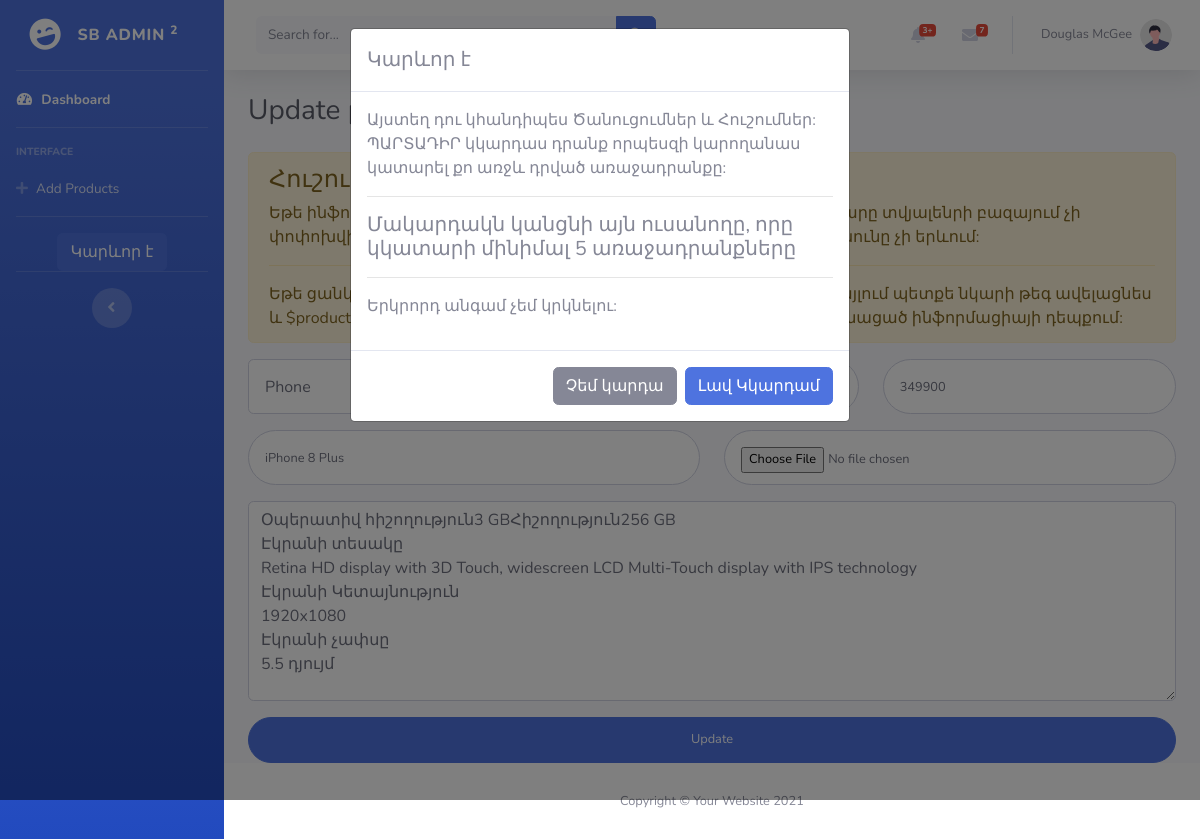
The page /admin/update.php?id=15 on the database its author committed.
### tables this page shows
CREATE TABLE `products` (
  `id` int(11) NOT NULL,
  `type` varchar(255) NOT NULL,
  `name` varchar(255) NOT NULL,
  `model` varchar(255) NOT NULL,
  `price` int(11) NOT NULL,
  `img` varchar(255) NOT NULL,
  `info` text NOT NULL
);

### admin/inc/action.php (called while the page is built, shortened)
<?php include 'db.php';
function select($table, $id = NULL)
{
	global $db;
	if ($id != NULL) {
		$sql = "SELECT * FROM `$table` WHERE id=$id";
		$result = mysqli_query($db, $sql);
		return mysqli_fetch_object($result);
	} else {
		$sql = "SELECT * FROM `$table`";
		return mysqli_query($db, $sql);
	}
}

### admin/update.php (the view, shortened to what this page needs)
<?php include 'inc/header.php'; ?>
<?php
$id = $_GET['id'];
$product = select('products',$id);
?>
<div id="wrapper">
    <?php include 'inc/sidebar.php'; ?>
    <div id="content-wrapper" class="d-flex flex-column">
        <div id="content">
            <nav class="navbar navbar-expand navbar-light bg-white topbar mb-4 static-top shadow">
                <form
                class="d-none d-sm-inline-block form-inline mr-auto ml-md-3 my-2 my-md-0 mw-100 navbar-search">
                <div class="input-group">
                    <div class="input-group-append">
                        <button class="btn btn-primary" type="button">
                        </button>
                    </div>
                </div>
            </form>
            <?php include 'inc/navbar.php'; ?>
            <div class="container">
                <h1 class="h3 mb-4 text-gray-800">Update product</h1>
                <div class="alert alert-warning" role="alert">
                      <h4 class="alert-heading">Հուշում</h4>
                      <p>Եթե ինֆորմացիան թարմացնել առանց նկարը փոփոխելու, ապա նկարը տվյալենրի բազայում չի փոփոխվի չնայած ինֆորմացիան թարմացնելու ժամանակ նկարի անունը չի երևում:</p>
                      <p class="mb-0">Եթե ցանկանումես այնպես անել որ նկարը երևա դու քո update.php ֆայլում պետքե նկարի թեգ ավելացնես և $product->img -ի միջոցով այն պատկերես այստեղ, ինչպես արվել է մնացած ինֆորմացիայի դեպքում:</p>
                    </div>
                <form name="Uform" class="user" onsubmit="return validateFormUpdate()" method="POST">
                    <div class="form-group row">
                        <div class="col-sm-4 mb-3 mb-sm-0">
                            </div>
                        <div class="col-sm-4 mb-3 mb-sm-0">
                        </div>
                        <div class="col-sm-4">
                            <input type="text" class="form-control form-control-user" id="exampleLastName"
                            placeholder="Product price" name="price" value="<?php echo $product->price ?>">
                        </div>
                    </div>
                    <div class="form-group row">
                        <div class="col-sm-6 mb-3 mb-sm-0">
                            <input type="text" class="form-control form-control-user" id="exampleModel"
                            placeholder="Product model" name="model" value="<?php echo $product->model ?>">
                        </div>
                        <div class="col-sm-6">
                            <input type="file" class="form-control form-control-user" id="exampleImage"
                            placeholder="Product price" name="img">
                        </div>
                    </div>
                    <div class="form-group">
                            <textarea class="form-control" name="info"><?php echo $product->info ?></textarea>
                    </div>
                    <button type="submit" class="btn btn-primary btn-user btn-block" name="update">Update</button>
                </form>
            </div>
        </div>
        <?php include 'inc/footer.php'; ?>

### admin/css/style.css (style rules this page uses)
form.user .form-control-user { padding: 1rem 1rem; }
.user .form-control { height: 55px; }
.user textarea.form-control { height: 200px }

### rows shown on the page
products: price "349900", model "iPhone 8 Plus", info "Օպերատիվ հիշողություն3 GBՀիշողություն256 GB Էկրանի տեսակը Retina HD display with 3D Touch, widescreen LCD Multi-Touch display with IPS technology Էկրանի Կետայնություն 1920x1080 Էկրանի չափսը 5.5 դյույմ"
